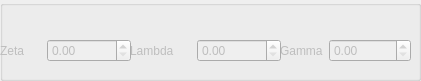
    <widget class="QGroupBox" name="groupBoxPropMatPhase">
     <property name="enabled">
      <bool>false</bool>
     </property>
     <property name="geometry">
      <rect>
       <x>300</x>
       <y>110</y>
       <width>421</width>
       <height>81</height>
      </rect>
     </property>
     <property name="title">
      <string/>
     </property>
     <widget class="QWidget" name="layoutWidget_8">
      <property name="geometry">
       <rect>
        <x>0</x>
        <y>20</y>
        <width>131</width>
        <height>61</height>
       </rect>
      </property>
      <layout class="QHBoxLayout" name="horizontalLayout_13">
       <item>
        <widget class="QLabel" name="label_27">
         <property name="text">
          <string>Zeta</string>
         </property>
        </widget>
       </item>
       <item>
        <widget class="QDoubleSpinBox" name="spinBoxZeta">
         <property name="maximum">
          <double>100000000.000000000000000</double>
         </property>
        </widget>
       </item>
      </layout>
     </widget>
     <widget class="QWidget" name="layoutWidget_9">
      <property name="geometry">
       <rect>
        <x>280</x>
        <y>20</y>
        <width>131</width>
        <height>61</height>
       </rect>
      </property>
      <layout class="QHBoxLayout" name="horizontalLayout_25">
       <item>
        <widget class="QLabel" name="label_28">
         <property name="text">
          <string>Gamma</string>
         </property>
        </widget>
       </item>
       <item>
        <widget class="QDoubleSpinBox" name="spinBoxGamma">
         <property name="maximum">
          <double>100000000.000000000000000</double>
         </property>
        </widget>
       </item>
      </layout>
     </widget>
     <widget class="QWidget" name="layoutWidget_21">
      <property name="geometry">
       <rect>
        <x>130</x>
        <y>20</y>
        <width>151</width>
        <height>61</height>
       </rect>
      </property>
      <layout class="QHBoxLayout" name="horizontalLayout_26">
       <item>
        <widget class="QLabel" name="label_29">
         <property name="text">
          <string>Lambda</string>
         </property>
        </widget>
       </item>
       <item>
        <widget class="QDoubleSpinBox" name="spinBoxLambda">
         <property name="maximum">
          <double>100000000.000000000000000</double>
         </property>
        </widget>
       </item>
      </layout>
     </widget>
    </widget>
